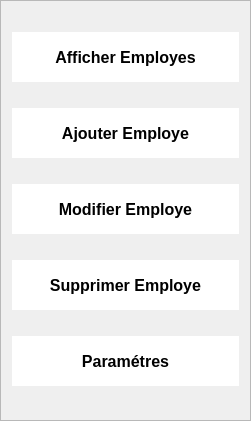
       <widget class="QFrame" name="frame_3">
        <property name="geometry">
         <rect>
          <x>30</x>
          <y>110</y>
          <width>251</width>
          <height>421</height>
         </rect>
        </property>
        <property name="styleSheet">
         <string notr="true">#frame_3 {
    background: transparent;
    border: none;
}
QPushButton {
    background: white;
    border: none;
color:black;
}</string>
        </property>
        <property name="frameShape">
         <enum>QFrame::Shape::StyledPanel</enum>
        </property>
        <property name="frameShadow">
         <enum>QFrame::Shadow::Raised</enum>
        </property>
        <layout class="QVBoxLayout" name="verticalLayout_8">
         <item>
          <widget class="QPushButton" name="bouttonafficheremloyes_2">
           <property name="minimumSize">
            <size>
             <width>0</width>
             <height>50</height>
            </size>
           </property>
           <property name="font">
            <font>
             <pointsize>12</pointsize>
             <bold>true</bold>
            </font>
           </property>
           <property name="text">
            <string>Afficher Employes</string>
           </property>
           <property name="icon">
            <iconset resource="ressources.qrc">
             <normaloff>:/images/headhunting.png</normaloff>:/images/headhunting.png</iconset>
           </property>
          </widget>
         </item>
         <item>
          <widget class="QPushButton" name="bouttonafficherajoutemploye_2">
           <property name="minimumSize">
            <size>
             <width>0</width>
             <height>50</height>
            </size>
           </property>
           <property name="font">
            <font>
             <pointsize>12</pointsize>
             <bold>true</bold>
            </font>
           </property>
           <property name="text">
            <string>Ajouter Employe</string>
           </property>
           <property name="icon">
            <iconset resource="ressources.qrc">
             <normaloff>:/images/add-user.png</normaloff>:/images/add-user.png</iconset>
           </property>
          </widget>
         </item>
         <item>
          <widget class="QPushButton" name="bouttonafficherpagemodifieremploye_2">
           <property name="minimumSize">
            <size>
             <width>0</width>
             <height>50</height>
            </size>
           </property>
           <property name="font">
            <font>
             <pointsize>12</pointsize>
             <bold>true</bold>
            </font>
           </property>
           <property name="text">
            <string>Modifier Employe</string>
           </property>
           <property name="icon">
            <iconset resource="ressources.qrc">
             <normaloff>:/images/edit-button.png</normaloff>:/images/edit-button.png</iconset>
           </property>
          </widget>
         </item>
         <item>
          <widget class="QPushButton" name="bouttonafficherpagesupprimer_2">
           <property name="minimumSize">
            <size>
             <width>0</width>
             <height>50</height>
            </size>
           </property>
           <property name="font">
            <font>
             <pointsize>12</pointsize>
             <bold>true</bold>
            </font>
           </property>
           <property name="text">
            <string>Supprimer Employe</string>
           </property>
           <property name="icon">
            <iconset resource="ressources.qrc">
             <normaloff>:/images/delete.png</normaloff>:/images/delete.png</iconset>
           </property>
          </widget>
         </item>
         <item>
          <widget class="QPushButton" name="pushButton_7">
           <property name="minimumSize">
            <size>
             <width>0</width>
             <height>50</height>
            </size>
           </property>
           <property name="font">
            <font>
             <pointsize>12</pointsize>
             <bold>true</bold>
            </font>
           </property>
           <property name="text">
            <string>Paramétres</string>
           </property>
           <property name="icon">
            <iconset resource="ressources.qrc">
             <normaloff>:/images/setting.png</normaloff>:/images/setting.png</iconset>
           </property>
          </widget>
         </item>
        </layout>
       </widget>
